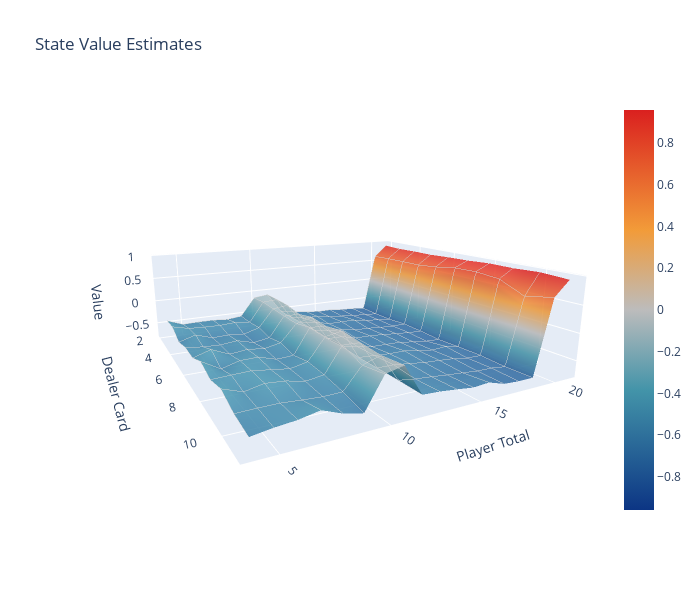

Notebook code for this chart:
### Markdown cell above
#### Observations:
- Since we're evaluating our policy using simulations, we need to choose the right number of simulations to use. Too few simulations means we're not going to evaluate rare states enough. Think about how often we're going to evaluate the state `player_total=4`, `dealer_card=2` for example.
- This surface shows many peaks and troughs in areas that should be fairly flat, so let's increase the number of simulations to smooth that out somewhat.

### Code cell
env = Blackjack(stake=1, n_decks=4)
agent_simple = SimpleAgent()
value_estimates_simple_agent, avg_return = first_visit_mc(env, agent_simple, n_iterations=200000)

plot_value_function(value_estimates_simple_agent, usable_ace=False)

### Figure 1 — Plotly figure (JSON) as saved in the notebook; plotly's stock layout.template omitted (floating-point values rounded to 4 significant figures; data arrays with more than 128 entries replaced by an {"elided": "..."} marker saying what was removed)
{"data": [{"cmid": 0, "colorscale": [[0, "#0C3584"], [0.3, "#4394A9"], [0.5, "#BCBCBC"], [0.7, "#F29B39"], [1, "#DA201F"]], "contours": {"x": {"color": "rgba(200, 200, 200, 0.95)", "end": 11, "show": true, "size": 1, "start": 2}, "y": {"color": "rgba(200, 200, 200, 0.95)", "end": 21, "show": true, "size": 1, "start": 4}, "z": {"color": "white", "end": 0.9582, "show": false, "size": 1, "start": -0.7515}}, "opacity": 0.85, "showscale": true, "type": "surface", "x": [2, 3, 4, 5, 6, 7, 8, 9, 10, 11], "y": [4, 5, 6, 7, 8, 9, 10, 11, 12, 13, 14, 15, 16, 17, 18, 19, 20, 21], "z": {"elided": "18x10 float values"}}], "layout": {"autosize": false, "height": 600, "scene": {"aspectratio": {"x": 1, "y": 1, "z": 0.3}, "camera": {"center": {"x": 0, "y": 0, "z": 0}, "eye": {"x": 1.4, "y": -0.75, "z": 0.4}, "up": {"x": 0, "y": 0, "z": 1}}, "xaxis": {"title": {"text": "Dealer Card"}}, "yaxis": {"title": {"text": "Player Total"}}, "zaxis": {"title": {"text": "Value"}}}, "title": {"text": "State Value Estimates"}, "width": 700}}
